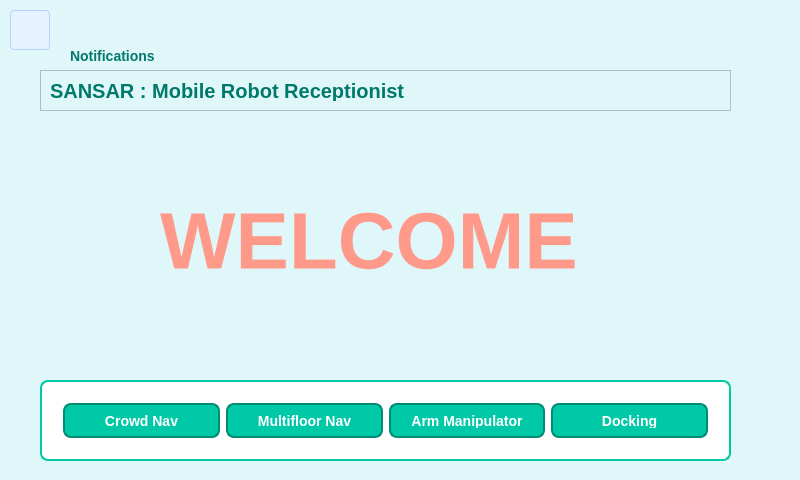
<?xml version="1.0" encoding="UTF-8"?>
<ui version="4.0">
 <class>MainWindow</class>
 <widget class="QMainWindow" name="MainWindow">
  <property name="geometry">
   <rect>
    <x>0</x>
    <y>0</y>
    <width>800</width>
    <height>480</height>
   </rect>
  </property>
  <property name="windowTitle">
   <string>MainWindow</string>
  </property>
  <property name="styleSheet">
   <string notr="true">

/* Main application background - lighter version */
QWidget {
    background-color: #E0F7FA;  /* very light bluish background */
}

/* Buttons */
QPushButton {
    background-color: #00C9A7;  /* bluish-green */
    color: #FFFFFF;  /* white text */
    border: 2px solid #008B74;  /* darker border */
    border-radius: 8px;
    padding: 8px 16px;
    font-size: 14px;
    font-weight: bold;
}

QPushButton:hover {
    background-color: #00E6D3;  /* lighter bluish-green */
    border-color: #00C9A7;
}

QPushButton:pressed {
    background-color: #008B74;  /* darker bluish-green */
}

/* Labels */
QLabel {
    color: #00796B;  /* darker bluish-green for better contrast */
    font-size: 14px;
}

QLabel:hover {
    color: #00C9A7;  /* standard bluish-green */
}

/* Line edits */
QLineEdit {
    background-color: #FFFFFF;  /* white background */
    color: #00796B;  /* darker bluish-green */
    border: 1px solid #00C9A7;
    border-radius: 4px;
    padding: 5px;
    selection-background-color: #00C9A7;
    selection-color: #FFFFFF;
}

/* Checkboxes and radio buttons */
QCheckBox, QRadioButton {
    color: #00796B;
    spacing: 5px;
}

QCheckBox::indicator, QRadioButton::indicator {
    width: 16px;
    height: 16px;
    border: 1px solid #00C9A7;
}

QCheckBox::indicator:checked, QRadioButton::indicator:checked {
    background-color: #00C9A7;
    border: 1px solid #008B74;
}

/* Scrollbars */
QScrollBar:vertical {
    background: #B2EBF2;  /* very light blue */
    width: 12px;
}

QScrollBar::handle:vertical {
    background: #00C9A7;
    min-height: 20px;
    border-radius: 6px;
}

QScrollBar::add-line:vertical, QScrollBar::sub-line:vertical {
    background: none;
}

/* Progress bar */
QProgressBar {
    border: 1px solid #00C9A7;
    border-radius: 5px;
    text-align: center;
    color: #00796B;
    background: #FFFFFF;
}

QProgressBar::chunk {
    background-color: #00C9A7;
}

/* Combo box */
QComboBox {
    background-color: #FFFFFF;
    color: #00796B;
    border: 1px solid #00C9A7;
    border-radius: 4px;
    padding: 5px;
}

QComboBox:hover {
    border: 1px solid #00E6D3;
}

QComboBox::drop-down {
    subcontrol-origin: padding;
    subcontrol-position: top right;
    width: 20px;
    border-left-width: 1px;
    border-left-color: #00C9A7;
    border-left-style: solid;
}

/* Sliders */
QSlider::groove:horizontal {
    height: 8px;
    background: #B2EBF2;
    border-radius: 4px;
}

QSlider::handle:horizontal {
    background: #00C9A7;
    border: 1px solid #008B74;
    width: 16px;
    margin: -4px 0;
    border-radius: 8px;
}

/* Tab widget */
QTabWidget::pane {
    border: 1px solid #00C9A7;
    background: #FFFFFF;
}

QTabBar::tab {
    background: #B2EBF2;
    color: #00796B;
    padding: 8px;
    border: 1px solid #00C9A7;
    border-bottom: none;
}

QTabBar::tab:selected {
    background: #FFFFFF;
    color: #00C9A7;
    border-bottom: 1px solid #FFFFFF;
}

/* Group boxes */
QGroupBox {
    border: 1px solid #00C9A7;
    border-radius: 5px;
    margin-top: 1ex;
    color: #00796B;
    font-weight: bold;
}

QGroupBox::title {
    subcontrol-origin: margin;
    left: 10px;
    padding: 0 3px;
}</string>
  </property>
  <widget class="QWidget" name="centralwidget">
   <widget class="QStackedWidget" name="mainstack">
    <property name="geometry">
     <rect>
      <x>40</x>
      <y>140</y>
      <width>701</width>
      <height>241</height>
     </rect>
    </property>
    <property name="styleSheet">
     <string notr="true"/>
    </property>
    <widget class="QWidget" name="HomePage">
     <widget class="QLabel" name="label_2">
      <property name="geometry">
       <rect>
        <x>120</x>
        <y>50</y>
        <width>451</width>
        <height>101</height>
       </rect>
      </property>
      <property name="font">
       <font>
        <pointsize>-1</pointsize>
        <weight>75</weight>
        <italic>false</italic>
        <bold>true</bold>
        <underline>false</underline>
       </font>
      </property>
      <property name="styleSheet">
       <string notr="true">
QLabel {
    color: #FF9A8B;
	font-size: 80px;
    qproperty-alignment: 'AlignCenter';
	
}

QLabel::hover {
    color: #FF6B95;
    transition: color 1000ms ease-in-out;
}</string>
      </property>
      <property name="text">
       <string>WELCOME</string>
      </property>
      <property name="textFormat">
       <enum>Qt::MarkdownText</enum>
      </property>
     </widget>
    </widget>
    <widget class="QWidget" name="CrowdNav">
     <widget class="QPushButton" name="btn_crwnav_run">
      <property name="geometry">
       <rect>
        <x>250</x>
        <y>20</y>
        <width>130</width>
        <height>41</height>
       </rect>
      </property>
      <property name="text">
       <string>Run</string>
      </property>
     </widget>
     <widget class="QTextEdit" name="crwnav_goal_input">
      <property name="geometry">
       <rect>
        <x>10</x>
        <y>10</y>
        <width>211</width>
        <height>51</height>
       </rect>
      </property>
      <property name="styleSheet">
       <string notr="true">background-color: #F8F9FA;  /* Light Gray */
    color: #333333;  /* Dark Gray Text */
    font-size: 16px;
    padding: 8px;
    border: 2px solid #CCCCCC;  /* Light Border */
    border-radius: 6px;
    outline: none;</string>
      </property>
     </widget>
     <widget class="QPushButton" name="btn_crowdnav_">
      <property name="geometry">
       <rect>
        <x>70</x>
        <y>110</y>
        <width>101</width>
        <height>61</height>
       </rect>
      </property>
      <property name="styleSheet">
       <string notr="true">font-size:20px</string>
      </property>
      <property name="text">
       <string>Start</string>
      </property>
     </widget>
     <widget class="QPushButton" name="pushButton_3">
      <property name="geometry">
       <rect>
        <x>500</x>
        <y>100</y>
        <width>101</width>
        <height>71</height>
       </rect>
      </property>
      <property name="styleSheet">
       <string notr="true">font-size:20px</string>
      </property>
      <property name="text">
       <string>End</string>
      </property>
     </widget>
    </widget>
    <widget class="QWidget" name="Multifloor">
     <widget class="QFrame" name="frame">
      <property name="geometry">
       <rect>
        <x>0</x>
        <y>160</y>
        <width>701</width>
        <height>71</height>
       </rect>
      </property>
      <property name="maximumSize">
       <size>
        <width>16777215</width>
        <height>80</height>
       </size>
      </property>
      <property name="styleSheet">
       <string notr="true"/>
      </property>
      <property name="frameShape">
       <enum>QFrame::StyledPanel</enum>
      </property>
      <property name="frameShadow">
       <enum>QFrame::Raised</enum>
      </property>
      <layout class="QHBoxLayout" name="horizontalLayout_4">
       <item>
        <widget class="QPushButton" name="btn_flr_G">
         <property name="styleSheet">
          <string notr="true">QPushButton {
    background-color: #B8E0D2;  /* Light Mint Green */
    color: #2E3440;
    font-size: 16px;
    padding: 8px 12px;
    border-radius: 8px;
    border: 2px solid #90C9B7;
    transition: 0.3s;
}

QPushButton:hover {
    background-color: #90C9B7;
    border: 2px solid #6CA893;
}
</string>
         </property>
         <property name="text">
          <string>Ground Floor</string>
         </property>
        </widget>
       </item>
       <item>
        <widget class="QPushButton" name="btn_flr_1">
         <property name="styleSheet">
          <string notr="true">QPushButton {
    background-color: #B8E0D2;  /* Light Mint Green */
    color: #2E3440;
    font-size: 16px;
    padding: 8px 12px;
    border-radius: 8px;
    border: 2px solid #90C9B7;
    transition: 0.3s;
}

QPushButton:hover {
    background-color: #90C9B7;
    border: 2px solid #6CA893;
}
</string>
         </property>
         <property name="text">
          <string>1st Floor</string>
         </property>
        </widget>
       </item>
       <item>
        <widget class="QPushButton" name="btn_flr_2">
         <property name="styleSheet">
          <string notr="true">QPushButton {
    background-color: #B8E0D2;  /* Light Mint Green */
    color: #2E3440;
    font-size: 16px;
    padding: 8px 12px;
    border-radius: 8px;
    border: 2px solid #90C9B7;
    transition: 0.3s;
}

QPushButton:hover {
    background-color: #90C9B7;
    border: 2px solid #6CA893;
}
</string>
         </property>
         <property name="text">
          <string>2nd Floor</string>
         </property>
        </widget>
       </item>
       <item>
        <widget class="QPushButton" name="btn_flr_3">
         <property name="styleSheet">
          <string notr="true">QPushButton {
    background-color: #B8E0D2;  /* Light Mint Green */
    color: #2E3440;
    font-size: 16px;
    padding: 8px 12px;
    border-radius: 8px;
    border: 2px solid #90C9B7;
    transition: 0.3s;
}

QPushButton:hover {
    background-color: #90C9B7;
    border: 2px solid #6CA893;
}
</string>
         </property>
         <property name="text">
          <string>3rd Floor</string>
         </property>
        </widget>
       </item>
      </layout>
     </widget>
     <widget class="QStackedWidget" name="floorStack">
      <property name="geometry">
       <rect>
        <x>0</x>
        <y>60</y>
        <width>701</width>
        <height>91</height>
       </rect>
      </property>
      <property name="maximumSize">
       <size>
        <width>16777211</width>
        <height>100</height>
       </size>
      </property>
      <property name="styleSheet">
       <string notr="true">/* ---------------------------- */
/* Frame style (transparent glass) */
/* ---------------------------- */
QFrame {
    background-color: rgba(255, 255, 255, 0.85);
    border: 1px solid rgba(0, 201, 167, 0.3);
    border-radius: 12px;
    padding: 16px;
    backdrop-filter: blur(8px);
}

/* ---------------------------- */
/* Buttons inside the frame */
/* ---------------------------- */
QFrame QPushButton {
    background-color: rgba(0, 201, 167, 0.7);
    color: white;
    border: none;
    border-radius: 6px;
    padding: 8px 16px;
    font-weight: 500;
    min-width: 90px;
}

QFrame QPushButton:hover {
    background-color: rgba(0, 201, 167, 0.9);
}

QFrame QPushButton:pressed {
    background-color: rgba(0, 155, 130, 0.9);
}

/* ---------------------------- */
/* Labels inside the frame */
/* ---------------------------- */
QFrame QLabel {
    color: #00695C;
    font-size: 14px;
    font-weight: 500;
}

QFrame QLabel#title {  /* For labels with objectName=&quot;title&quot; */
    font-size: 18px;
    font-weight: 600;
    color: #00A8A8;
}

/* ---------------------------- */
/* Input fields in the frame */
/* ---------------------------- */
QFrame QLineEdit, QFrame QTextEdit {
    background-color: white;
    border: 1px solid rgba(0, 201, 167, 0.5);
    border-radius: 6px;
    padding: 8px;
    selection-background-color: #00C9A7;
}

QFrame QLineEdit:focus, QFrame QTextEdit:focus {
    border: 1px solid #00C9A7;
}

/* ---------------------------- */
/* Checkboxes/Radio buttons */
/* ---------------------------- */
QFrame QCheckBox, QFrame QRadioButton {
    color: #00695C;
    spacing: 8px;
}

QFrame QCheckBox::indicator, QFrame QRadioButton::indicator {
    width: 18px;
    height: 18px;
    border: 1px solid #00C9A7;
    border-radius: 4px;
}

QFrame QCheckBox::indicator:checked, QFrame QRadioButton::indicator:checked {
    background-color: #00C9A7;
}</string>
      </property>
      <property name="currentIndex">
       <number>3</number>
      </property>
      <widget class="QWidget" name="pg_flr_G">
       <layout class="QHBoxLayout" name="horizontalLayout">
        <item>
         <widget class="QPushButton" name="btn_reception">
          <property name="text">
           <string>Reception</string>
          </property>
         </widget>
        </item>
        <item>
         <widget class="QPushButton" name="btn_entc1">
          <property name="text">
           <string>ENTC1</string>
          </property>
         </widget>
        </item>
        <item>
         <widget class="QPushButton" name="btn_uav">
          <property name="text">
           <string>UAV</string>
          </property>
         </widget>
        </item>
       </layout>
      </widget>
      <widget class="QWidget" name="pg_flr_1">
       <layout class="QHBoxLayout" name="horizontalLayout_2">
        <item>
         <widget class="QPushButton" name="btn_com_lab">
          <property name="text">
           <string>Computer lab</string>
          </property>
         </widget>
        </item>
        <item>
         <widget class="QPushButton" name="btn_office">
          <property name="text">
           <string>Office</string>
          </property>
         </widget>
        </item>
        <item>
         <widget class="QPushButton" name="btn_conference">
          <property name="text">
           <string>Conference Room</string>
          </property>
         </widget>
        </item>
       </layout>
      </widget>
      <widget class="QWidget" name="pg_flr_2">
       <layout class="QHBoxLayout" name="horizontalLayout_3">
        <item>
         <widget class="QPushButton" name="btn_digi_lab">
          <property name="text">
           <string>Digitab lab</string>
          </property>
         </widget>
        </item>
        <item>
         <widget class="QPushButton" name="btn_analog_lab">
          <property name="text">
           <string>Analog Lab</string>
          </property>
         </widget>
        </item>
       </layout>
      </widget>
      <widget class="QWidget" name="pg_flr_3">
       <layout class="QHBoxLayout" name="horizontalLayout_5">
        <item>
         <widget class="QPushButton" name="btn_pg_room">
          <property name="styleSheet">
           <string notr="true">QLabel {
    color: #FF9A8B;
    qproperty-alignment: 'AlignCenter';
}

QLabel::hover {
    color: #FF6B95;
    transition: color 1000ms ease-in-out;
}</string>
          </property>
          <property name="text">
           <string>PG Seminar Room</string>
          </property>
         </widget>
        </item>
        <item>
         <widget class="QPushButton" name="btn_tele_lab">
          <property name="styleSheet">
           <string notr="true">QLabel {
    color: #FF9A8B;
    qproperty-alignment: 'AlignCenter';
}

QLabel::hover {
    color: #FF6B95;
    transition: color 1000ms ease-in-out;
}</string>
          </property>
          <property name="text">
           <string>Telecom Lab</string>
          </property>
         </widget>
        </item>
       </layout>
      </widget>
     </widget>
     <widget class="QLabel" name="Notifications_2">
      <property name="geometry">
       <rect>
        <x>20</x>
        <y>20</y>
        <width>691</width>
        <height>31</height>
       </rect>
      </property>
      <property name="font">
       <font>
        <family>Ubuntu</family>
        <pointsize>-1</pointsize>
        <weight>75</weight>
        <bold>true</bold>
       </font>
      </property>
      <property name="text">
       <string>Ground Floor</string>
      </property>
      <property name="wordWrap">
       <bool>true</bool>
      </property>
     </widget>
    </widget>
    <widget class="QWidget" name="Docking">
     <widget class="QPushButton" name="btn_dock">
      <property name="geometry">
       <rect>
        <x>260</x>
        <y>100</y>
        <width>171</width>
        <height>81</height>
       </rect>
      </property>
      <property name="font">
       <font>
        <pointsize>-1</pointsize>
        <weight>75</weight>
        <italic>false</italic>
        <bold>true</bold>
       </font>
      </property>
      <property name="styleSheet">
       <string notr="true">font-size: 20px</string>
      </property>
      <property name="text">
       <string>Start Docking</string>
      </property>
     </widget>
    </widget>
    <widget class="QWidget" name="Arm">
     <layout class="QHBoxLayout" name="horizontalLayout_7">
      <item>
       <widget class="QPushButton" name="btn_ayubowan">
        <property name="styleSheet">
         <string notr="true">QPushButton {
    background-color: #B8E0D2;  /* Light Mint Green */
    color: #2E3440;
    font-size: 16px;
    padding: 8px 12px;
    border-radius: 8px;
    border: 2px solid #90C9B7;
    transition: 0.3s;
}

QPushButton:hover {
    background-color: #90C9B7;
    border: 2px solid #6CA893;
}
</string>
        </property>
        <property name="text">
         <string>Ayubowan</string>
        </property>
        <property name="icon">
         <iconset>
          <normaloff>../../../../../.designer/backup/Icons/aybowan.png</normaloff>../../../../../.designer/backup/Icons/aybowan.png</iconset>
        </property>
        <property name="iconSize">
         <size>
          <width>35</width>
          <height>35</height>
         </size>
        </property>
       </widget>
      </item>
      <item>
       <widget class="QPushButton" name="btn_hi">
        <property name="styleSheet">
         <string notr="true">QPushButton {
    background-color: #B8E0D2;  /* Light Mint Green */
    color: #2E3440;
    font-size: 16px;
    padding: 8px 12px;
    border-radius: 8px;
    border: 2px solid #90C9B7;
    transition: 0.3s;
}

QPushButton:hover {
    background-color: #90C9B7;
    border: 2px solid #6CA893;
}
</string>
        </property>
        <property name="text">
         <string>Hi</string>
        </property>
        <property name="icon">
         <iconset>
          <normaloff>../../../../../.designer/backup/Icons/Hi.png</normaloff>../../../../../.designer/backup/Icons/Hi.png</iconset>
        </property>
        <property name="iconSize">
         <size>
          <width>35</width>
          <height>35</height>
         </size>
        </property>
       </widget>
      </item>
      <item>
       <widget class="QPushButton" name="btn_highfive">
        <property name="styleSheet">
         <string notr="true">QPushButton {
    background-color: #B8E0D2;  /* Light Mint Green */
    color: #2E3440;
    font-size: 16px;
    padding: 8px 12px;
    border-radius: 8px;
    border: 2px solid #90C9B7;
    transition: 0.3s;
}

QPushButton:hover {
    background-color: #90C9B7;
    border: 2px solid #6CA893;
}
</string>
        </property>
        <property name="text">
         <string>HighFive</string>
        </property>
        <property name="icon">
         <iconset>
          <normaloff>../../../../../.designer/backup/Icons/highfive.png</normaloff>../../../../../.designer/backup/Icons/highfive.png</iconset>
        </property>
        <property name="iconSize">
         <size>
          <width>30</width>
          <height>30</height>
         </size>
        </property>
       </widget>
      </item>
     </layout>
    </widget>
   </widget>
   <widget class="QLabel" name="Notifications">
    <property name="geometry">
     <rect>
      <x>70</x>
      <y>30</y>
      <width>691</width>
      <height>51</height>
     </rect>
    </property>
    <property name="font">
     <font>
      <family>Ubuntu</family>
      <pointsize>-1</pointsize>
      <weight>75</weight>
      <bold>true</bold>
     </font>
    </property>
    <property name="text">
     <string>Notifications</string>
    </property>
    <property name="wordWrap">
     <bool>true</bool>
    </property>
   </widget>
   <widget class="QFrame" name="frame_2">
    <property name="geometry">
     <rect>
      <x>40</x>
      <y>380</y>
      <width>691</width>
      <height>81</height>
     </rect>
    </property>
    <property name="maximumSize">
     <size>
      <width>16777215</width>
      <height>81</height>
     </size>
    </property>
    <property name="styleSheet">
     <string notr="true">/* Simple Frame Style - Overrides parent styles */
QFrame {
    background-color: #ffffff;
    border: 2px solid #00C9A7;
    border-radius: 8px;
    padding: 12px;
}

/* Optional variations */
QFrame#specialFrame {  /* For frames with objectName=&quot;specialFrame&quot; */
    border: 3px dashed #00A8A8;
    background-color: #F8FFFF;
}

QFrame:hover {
    border-color: #00E6D3;
    background-color: #F5FDFF;
}

QFrame[frameShape=&quot;1&quot;] {  /* StyledPanel */
    border: 2px groove #00C9A7;
}

QFrame[frameShape=&quot;4&quot;] {  /* WinPanel */
    border: 2px solid #00C9A7;
    background: qlineargradient(x1:0, y1:0, x2:0, y2:1,
                                stop:0 #FFFFFF, stop:1 #E0F7FA);
}</string>
    </property>
    <property name="frameShape">
     <enum>QFrame::StyledPanel</enum>
    </property>
    <property name="frameShadow">
     <enum>QFrame::Raised</enum>
    </property>
    <layout class="QHBoxLayout" name="horizontalLayout_6">
     <item>
      <widget class="QPushButton" name="btn_crowdnav">
       <property name="maximumSize">
        <size>
         <width>250</width>
         <height>50</height>
        </size>
       </property>
       <property name="styleSheet">
        <string notr="true"/>
       </property>
       <property name="text">
        <string>Crowd Nav</string>
       </property>
       <property name="icon">
        <iconset>
         <normaloff>Icons/crowdnav.png</normaloff>Icons/crowdnav.png</iconset>
       </property>
       <property name="iconSize">
        <size>
         <width>30</width>
         <height>30</height>
        </size>
       </property>
      </widget>
     </item>
     <item>
      <widget class="QPushButton" name="btn_multifloor">
       <property name="maximumSize">
        <size>
         <width>250</width>
         <height>50</height>
        </size>
       </property>
       <property name="styleSheet">
        <string notr="true"/>
       </property>
       <property name="text">
        <string>Multifloor Nav</string>
       </property>
       <property name="icon">
        <iconset>
         <normaloff>Icons/multifloor.png</normaloff>Icons/multifloor.png</iconset>
       </property>
       <property name="iconSize">
        <size>
         <width>30</width>
         <height>30</height>
        </size>
       </property>
      </widget>
     </item>
     <item>
      <widget class="QPushButton" name="btn_arm">
       <property name="maximumSize">
        <size>
         <width>250</width>
         <height>50</height>
        </size>
       </property>
       <property name="styleSheet">
        <string notr="true"/>
       </property>
       <property name="text">
        <string>Arm Manipulator</string>
       </property>
       <property name="icon">
        <iconset>
         <normaloff>Icons/arm.png</normaloff>Icons/arm.png</iconset>
       </property>
       <property name="iconSize">
        <size>
         <width>30</width>
         <height>30</height>
        </size>
       </property>
      </widget>
     </item>
     <item>
      <widget class="QPushButton" name="pushButton_2">
       <property name="maximumSize">
        <size>
         <width>250</width>
         <height>50</height>
        </size>
       </property>
       <property name="text">
        <string>Docking</string>
       </property>
       <property name="icon">
        <iconset>
         <normaloff>Icons/docking.png</normaloff>Icons/docking.png</iconset>
       </property>
       <property name="iconSize">
        <size>
         <width>30</width>
         <height>30</height>
        </size>
       </property>
      </widget>
     </item>
    </layout>
   </widget>
   <widget class="QFrame" name="frame_3">
    <property name="geometry">
     <rect>
      <x>40</x>
      <y>70</y>
      <width>691</width>
      <height>41</height>
     </rect>
    </property>
    <property name="frameShape">
     <enum>QFrame::StyledPanel</enum>
    </property>
    <property name="frameShadow">
     <enum>QFrame::Raised</enum>
    </property>
    <layout class="QVBoxLayout" name="verticalLayout_2">
     <item>
      <widget class="QLabel" name="label">
       <property name="styleSheet">
        <string notr="true">font-size: 20px;
font-weight: bold;</string>
       </property>
       <property name="text">
        <string>SANSAR : Mobile Robot Receptionist</string>
       </property>
      </widget>
     </item>
    </layout>
   </widget>
   <widget class="QPushButton" name="Homebtn">
    <property name="geometry">
     <rect>
      <x>10</x>
      <y>10</y>
      <width>40</width>
      <height>40</height>
     </rect>
    </property>
    <property name="styleSheet">
     <string notr="true">QPushButton {
    background-color: #e6f2ff;
    border: 1px solid #b3d1ff;
    border-radius: 4px;
    padding: 5px;
    color: #0066cc;
}

QPushButton:hover {
    background-color: #cce5ff;
}

QPushButton:pressed {
    background-color: #99ccff;
}</string>
    </property>
    <property name="text">
     <string/>
    </property>
    <property name="icon">
     <iconset>
      <normaloff>Icons/home.png</normaloff>Icons/home.png</iconset>
    </property>
    <property name="iconSize">
     <size>
      <width>40</width>
      <height>40</height>
     </size>
    </property>
   </widget>
  </widget>
 </widget>
 <resources/>
 <connections/>
</ui>
